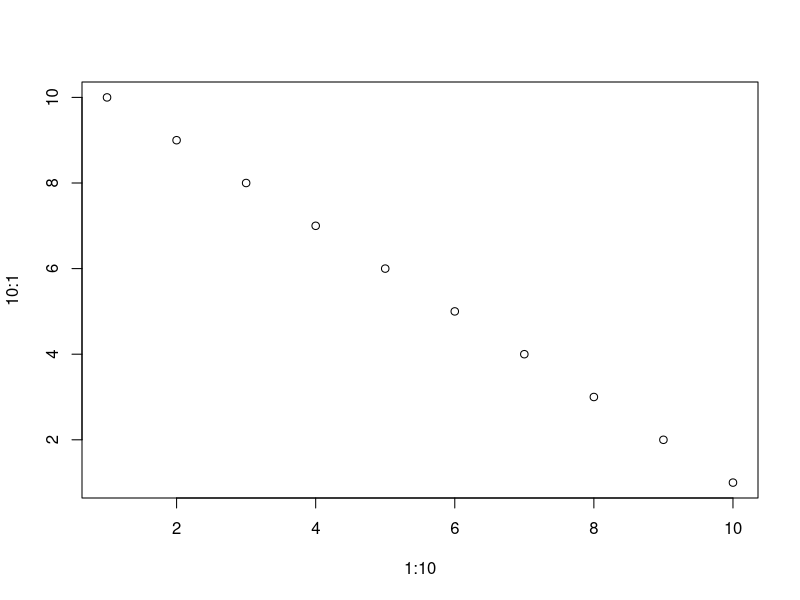
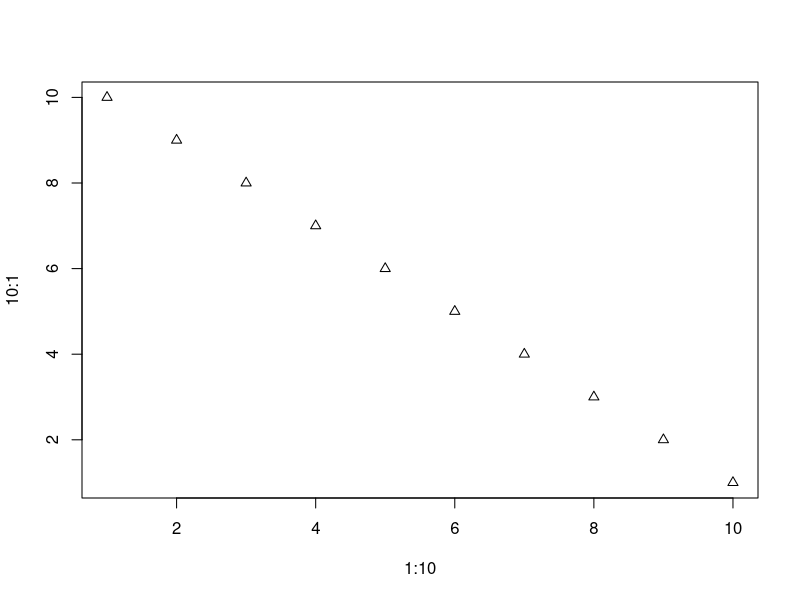
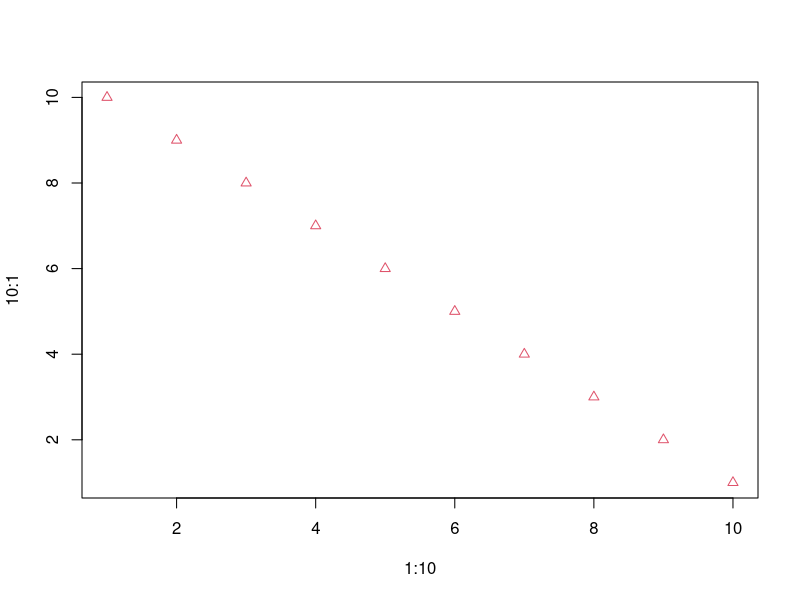
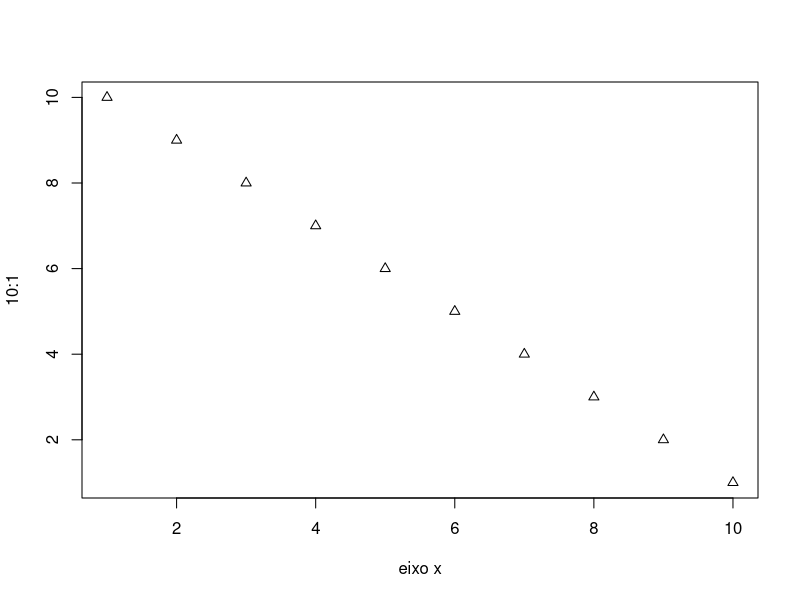
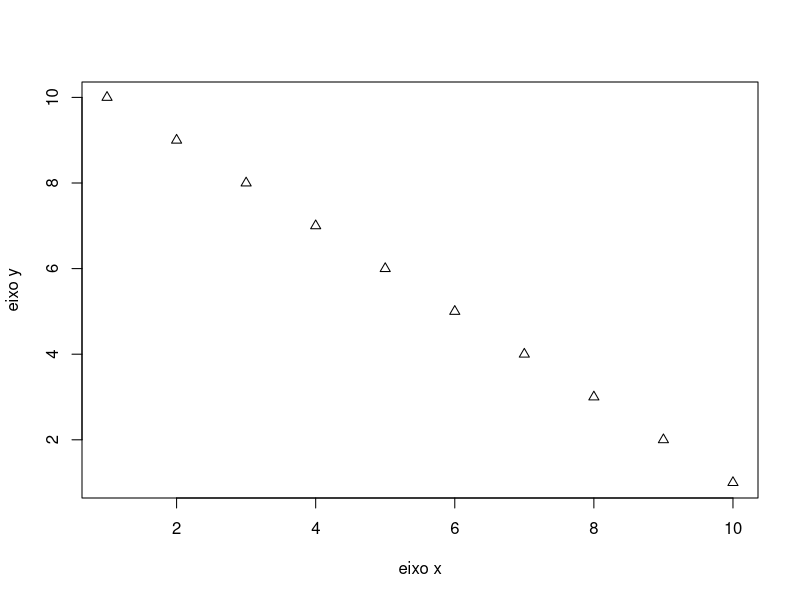
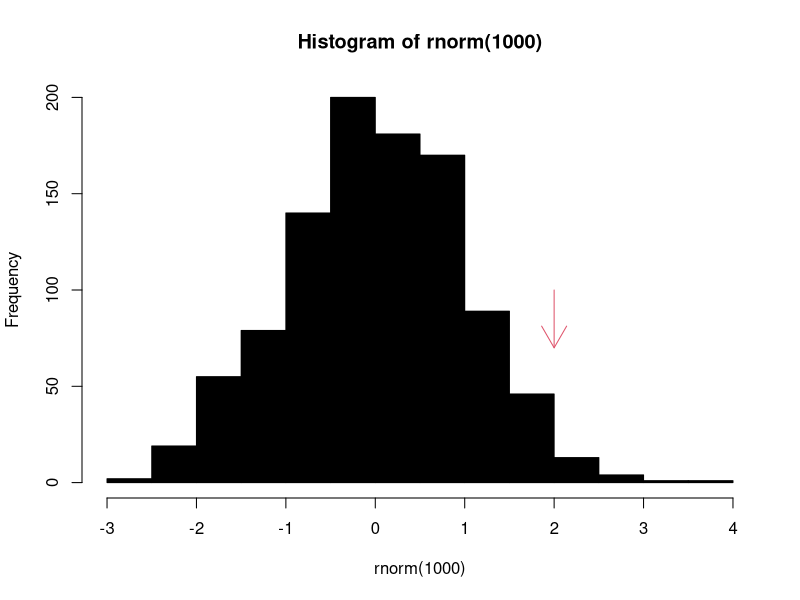
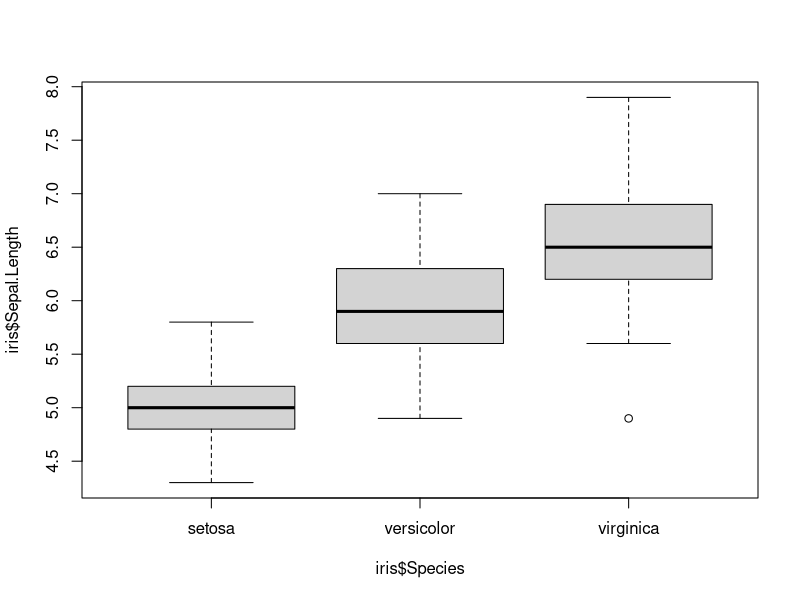

R code for these plots, in order:
2+2
5-1
2*3
4/5

1:100

valor <- 5
pares <- c(0,2,4,6,8)
cores <- c("azul","vermelho","amarelo")

ls()

valor
pares
cores

moeda <- c("cara","coroa")
moeda
sample(moeda,1)
sample(moeda,1)
sample(moeda,1)
sample(moeda,1)

dado <- c(1:6)
dado
sample(dado,1)
sample(dado,1)
sample(dado,1)

1:100
matrix(1:100,nrow=20,ncol=5)

a=rep(NA,10)
a

b=matrix(NA,nrow=3,ncol=3)
b

c=array(NA,dim=c(3,3,3))
c

a[1]=2
a
a[1]

b[3,3]="oi"
b
b[2,2]="oi"
b
b[1,1]="oi"
b
b[3,3]

c[3,3,1]="oi"
c
c[3,3,2]="ai"
c
c[3,3,3]="ui"
c
c[3,3,3]


plot(1:10,10:1)
plot(1:10,10:1,pch=2)
plot(1:10,10:1,pch=2,col=2)
plot(1:10,10:1,pch=2,xlab="eixo x")
plot(1:10,10:1,pch=2,xlab="eixo x",ylab="eixo y")


hist(rnorm(1000),col=33)
arrows(2,100,2,70,col=2)

boxplot(iris$Sepal.Length~iris$Species)

media=function(objeto){sum(objeto)/length(objeto)}
media(c(1,2,3))

alturas=c(1.4,1.7,2.0,1.6,1.8)
media(alturas)                  

sum(alturas)    # soma dos elementos do objeto "alturas"
length(alturas) # número de elementos do objeto "alturas"
mean(alturas)   # média dos elementos do objeto "alturas"

